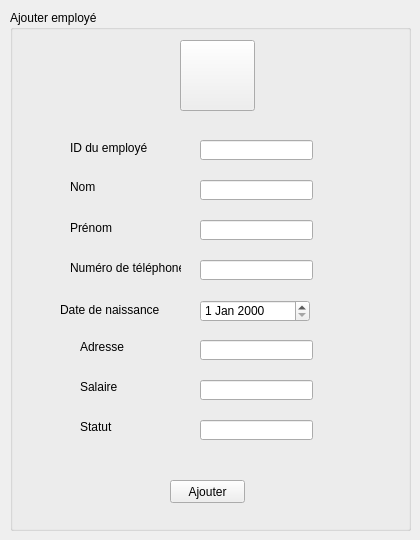
      <widget class="QWidget" name="ajouter">
       <widget class="QGroupBox" name="groupBox">
        <property name="geometry">
         <rect>
          <x>10</x>
          <y>10</y>
          <width>401</width>
          <height>521</height>
         </rect>
        </property>
        <property name="autoFillBackground">
         <bool>false</bool>
        </property>
        <property name="styleSheet">
         <string notr="true">background-image: url(:/img/img/gris.jpg);</string>
        </property>
        <property name="title">
         <string>Ajouter employé</string>
        </property>
        <widget class="QPushButton" name="pushButton_21">
         <property name="geometry">
          <rect>
           <x>160</x>
           <y>470</y>
           <width>75</width>
           <height>23</height>
          </rect>
         </property>
         <property name="text">
          <string>Ajouter</string>
         </property>
        </widget>
        <widget class="QPushButton" name="pushButton_26">
         <property name="geometry">
          <rect>
           <x>170</x>
           <y>30</y>
           <width>75</width>
           <height>71</height>
          </rect>
         </property>
         <property name="styleSheet">
          <string notr="true">border-image: url(:/img/img/logoposte.png);</string>
         </property>
         <property name="text">
          <string/>
         </property>
        </widget>
        <widget class="QLineEdit" name="lineEdit_id_2">
         <property name="geometry">
          <rect>
           <x>190</x>
           <y>130</y>
           <width>113</width>
           <height>20</height>
          </rect>
         </property>
        </widget>
        <widget class="QLineEdit" name="lineEdit_num_2">
         <property name="geometry">
          <rect>
           <x>190</x>
           <y>250</y>
           <width>113</width>
           <height>20</height>
          </rect>
         </property>
        </widget>
        <widget class="QLabel" name="id_3">
         <property name="geometry">
          <rect>
           <x>60</x>
           <y>130</y>
           <width>101</width>
           <height>16</height>
          </rect>
         </property>
         <property name="text">
          <string>ID du employé</string>
         </property>
        </widget>
        <widget class="QLineEdit" name="lineEdit_nom_2">
         <property name="geometry">
          <rect>
           <x>190</x>
           <y>170</y>
           <width>113</width>
           <height>20</height>
          </rect>
         </property>
        </widget>
        <widget class="QLineEdit" name="lineEdit_prenom_2">
         <property name="geometry">
          <rect>
           <x>190</x>
           <y>210</y>
           <width>113</width>
           <height>20</height>
          </rect>
         </property>
        </widget>
        <widget class="QLabel" name="prenom_3">
         <property name="geometry">
          <rect>
           <x>60</x>
           <y>210</y>
           <width>111</width>
           <height>16</height>
          </rect>
         </property>
         <property name="text">
          <string>Prénom</string>
         </property>
        </widget>
        <widget class="QLabel" name="numero_3">
         <property name="geometry">
          <rect>
           <x>60</x>
           <y>250</y>
           <width>111</width>
           <height>16</height>
          </rect>
         </property>
         <property name="text">
          <string>Numéro de téléphone</string>
         </property>
        </widget>
        <widget class="QLabel" name="nom_3">
         <property name="geometry">
          <rect>
           <x>60</x>
           <y>170</y>
           <width>47</width>
           <height>13</height>
          </rect>
         </property>
         <property name="text">
          <string>Nom</string>
         </property>
        </widget>
        <widget class="QDateEdit" name="dateEdit_date_2">
         <property name="geometry">
          <rect>
           <x>190</x>
           <y>290</y>
           <width>110</width>
           <height>22</height>
          </rect>
         </property>
        </widget>
        <widget class="QLineEdit" name="lineEdit_statut_3">
         <property name="geometry">
          <rect>
           <x>190</x>
           <y>410</y>
           <width>113</width>
           <height>20</height>
          </rect>
         </property>
        </widget>
        <widget class="QLabel" name="date_3">
         <property name="geometry">
          <rect>
           <x>50</x>
           <y>290</y>
           <width>101</width>
           <height>20</height>
          </rect>
         </property>
         <property name="text">
          <string>Date de naissance</string>
         </property>
        </widget>
        <widget class="QLineEdit" name="lineEdit_salaire_2">
         <property name="geometry">
          <rect>
           <x>190</x>
           <y>370</y>
           <width>113</width>
           <height>20</height>
          </rect>
         </property>
        </widget>
        <widget class="QLabel" name="statut_3">
         <property name="geometry">
          <rect>
           <x>70</x>
           <y>410</y>
           <width>47</width>
           <height>13</height>
          </rect>
         </property>
         <property name="text">
          <string>Statut</string>
         </property>
        </widget>
        <widget class="QLabel" name="adresse_3">
         <property name="geometry">
          <rect>
           <x>70</x>
           <y>330</y>
           <width>47</width>
           <height>13</height>
          </rect>
         </property>
         <property name="text">
          <string>Adresse</string>
         </property>
        </widget>
        <widget class="QLineEdit" name="lineEdit_adresse_2">
         <property name="geometry">
          <rect>
           <x>190</x>
           <y>330</y>
           <width>113</width>
           <height>20</height>
          </rect>
         </property>
        </widget>
        <widget class="QLabel" name="salaire_3">
         <property name="geometry">
          <rect>
           <x>70</x>
           <y>370</y>
           <width>47</width>
           <height>13</height>
          </rect>
         </property>
         <property name="text">
          <string>Salaire</string>
         </property>
        </widget>
       </widget>
      </widget>
